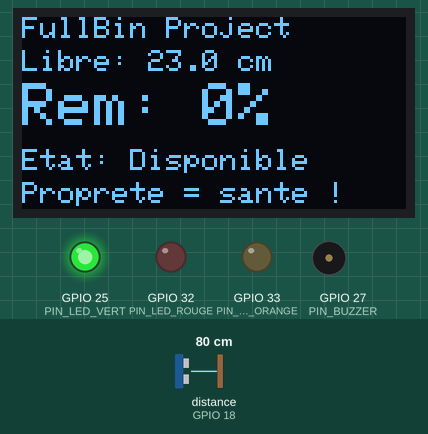
Recording of a sketch running on a simulated ESP32. On the bench: 128×64 one-colour display, output pins drawn as LEDs (lit = HIGH), buzzer (waves = sounding, pin HIGH). Wiring (inferred from the names in the program): ultrasonic range finder: trigger GPIO 4; echo GPIO 18. The test bench sets the inputs (shaded band); at power-on: distance to the obstacle (sensor on GPIO 18) 80 cm. The echo pulse lasts 58.3 µs per cm; WiFi joins after 1.5 s; servers stay silent unless stated; uploads are accepted with an empty reply; web services answer with replies made up by the test bench; pins used as bus, display or sensor lines are not drawn; what the sketch prints to the serial monitor is not drawn.

Above: at 4.7 s.
4.8 s: distance to the obstacle (sensor on GPIO 18) set to 9 cm
At 6.2 s:
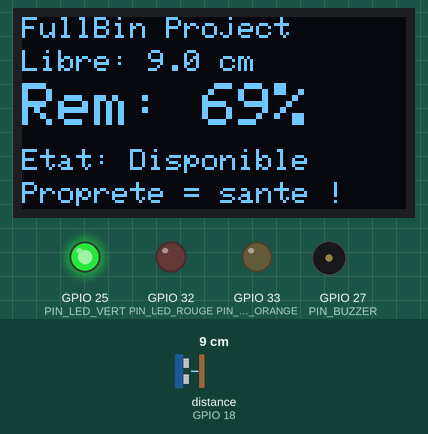
6.5 s: distance to the obstacle (sensor on GPIO 18) set to 6 cm
At 7.3 s:
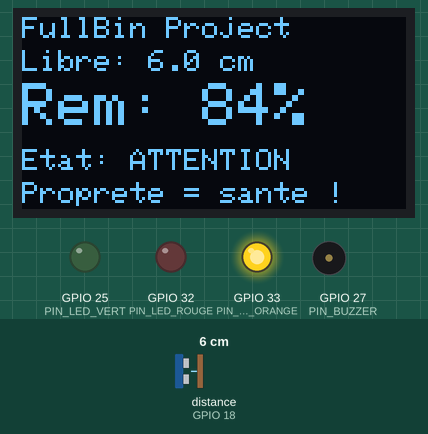
8.1 s: distance to the obstacle (sensor on GPIO 18) set to 3 cm
At 9.1 s:
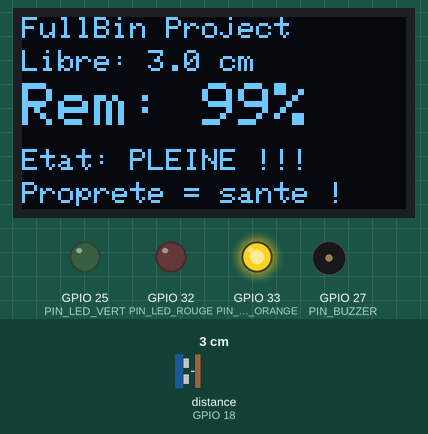
11.1 s: distance to the obstacle (sensor on GPIO 18) set to 35 cm
At 12.0 s:
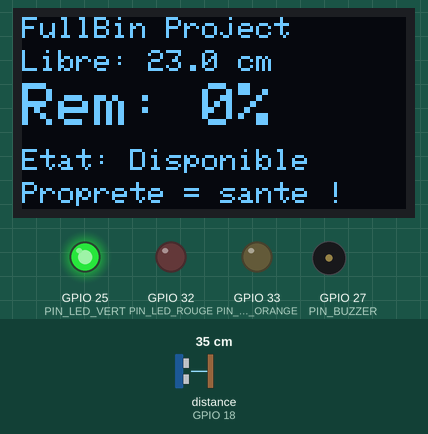
12.7 s: distance to the obstacle (sensor on GPIO 18) set to 4 cm
At 13.2 s:
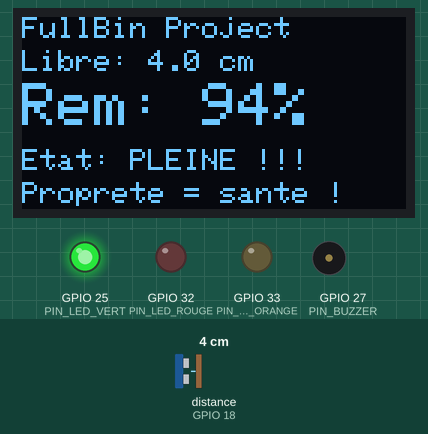
Timing chart, 0 to 16.5 s (numbered marks = the images above; inputs shaded):
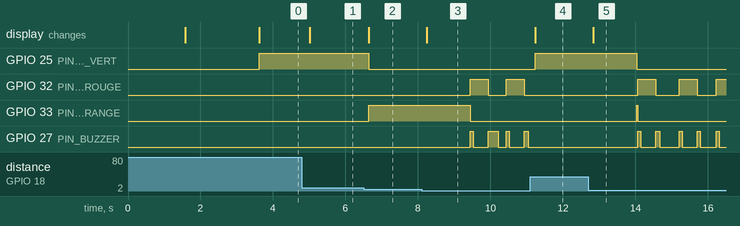

The sketch:

sketch.ino
```cpp
#include <ESPmDNS.h>

#include <Wire.h>
#include <Adafruit_GFX.h>
#include <Adafruit_SSD1306.h>
#include <WiFi.h>
#include <HTTPClient.h>
#include <ESP_Mail_Client.h>

#define PIN_TRIG        4
#define PIN_ECHO        18
#define PIN_LED_VERT    25
#define PIN_LED_ORANGE  33
#define PIN_LED_ROUGE   32
#define PIN_BUZZER      27

#define OLED_W    128
#define OLED_H     64
#define OLED_ADDR 0x3C

// Coordonnées du compte email (utilisé par tout les ESP32 à venir : SENDER)
#define GMAIL_SMTP_HOST "smtp.gmail.com"
#define GMAIL_SMTP_PORT 465
#define GMAIL_SENDER_EMAIL "sender@gmail.com"
#define GMAIL_SENDER_PASSWORD "wwww xxxx yyyy zzzz" // Mot de passe application pour la sécurité

// Coordonnées du destinataire (mon email perso mais en réalité celui du gérant)
#define EMAIL_RECIPIENT "youremail@gmail.com"

// Objet SMTP
SMTPSession smtp;

#define FIREBASE_SECRET "THE-FIRE-BASE-SECRET"

// Prototype carton : 15cm × 15cm × 23cm de hauteur
// Zone morte capteur : 3cm minimum
#define HAUTEUR_TOTALE_CM   23.0
#define DISTANCE_MIN_CM      3.0

#define SEUIL_PLEINE_MONTE    90
#define SEUIL_PLEINE_DESCENTE 85
#define SEUIL_ATTENTION_MONTE 75
#define SEUIL_ATTENTION_DESCENTE 70

#define SEUIL_PLEINE    SEUIL_PLEINE_MONTE
#define SEUIL_ATTENTION SEUIL_ATTENTION_MONTE

const char* WIFI_SSID     = "ssid-wifi";
const char* WIFI_PASSWORD = "mot-de-passse-wifi";

const char* FIREBASE_HOST = "https://votre-projet-dans-firebase000.com";

// Identifiant unique de la poubelle
const char* POUBELLE_ID   = "poubelle_01";
const char* POUBELLE_NOM  = "Poubelle nom-qartier";

// Pour le Bot Telegram
const char* BOT_TOKEN = "LE-TOKEN-DE-VOTRE-BOT";
const char* CHAT_ID   = "VOTRE-CHAT-ID";

Adafruit_SSD1306 oled(OLED_W, OLED_H, &Wire, -1);

unsigned long t_buzzer_on = 0;
bool buzzer_en_cours = false;

// Variables d'états
float g_distance = 0.0;
float g_remplissage = 0.0;
String g_etat = "Initialisation";

bool alerteEnvoyee = false;     // anti-spam Telegram
bool led_rouge_etat = false;    // clignotement LED rouge

unsigned long t_mesure = 0;
unsigned long t_firebase = 0;   // timer envoi Firebase
unsigned long t_clignotement = 0;
unsigned long t_buzzer = 0;

//   Mesure distance
float lireDistance() {
  digitalWrite(PIN_TRIG, LOW); delayMicroseconds(2);
  digitalWrite(PIN_TRIG, HIGH); delayMicroseconds(10);
  digitalWrite(PIN_TRIG, LOW);
  long duree = pulseIn(PIN_ECHO, HIGH, 12000);

  // Clampage physique pour empêcher les valeurs impossibles
  // dist > 23cm = couvercle ouvert → on considère vide
  // dist < 3cm  = main collée → on considère plein
  float dist = (duree == 0) ? HAUTEUR_TOTALE_CM : (duree / 2.0) * 0.0343;
  if (dist > HAUTEUR_TOTALE_CM) dist = HAUTEUR_TOTALE_CM;
  if (dist < DISTANCE_MIN_CM)   dist = DISTANCE_MIN_CM;

  return dist;
}

//   Calcul pourcentage
//   on met dist=23cm → 0% (vide)
float calculerPct(float dist) {
  float pct = ((HAUTEUR_TOTALE_CM - dist) / (HAUTEUR_TOTALE_CM - DISTANCE_MIN_CM)) * 100.0;
  if (pct < 0)   pct = 0;
  if (pct > 100) pct = 100;
  return pct;
}

//  Envoie firebase
void envoyerFirebase() {

  // Vérifier WiFi avant d'essayer
  if (WiFi.status() != WL_CONNECTED) {
    Serial.println("Firebase : WiFi absent");
    return;
  }

  // Construire l'URL complète
  String url = String(FIREBASE_HOST) + "/poubelles/" + POUBELLE_ID + ".json?auth=" + FIREBASE_SECRET;

  // Construire le JSON à envoyer
  // Ce JSON sera stocké dans Firebase exactement tel quel
  String json = "{";
  json += "\"nom\":\"" + String(POUBELLE_NOM) + "\",";
  json += "\"distance\":" + String(g_distance, 1) + ",";
  json += "\"remplissage\":" + String(g_remplissage, 1) + ",";
  json += "\"etat\":\"" + g_etat + "\"";
  json += "}";

  // Envoyer la requête PATCH
  HTTPClient http;
  http.begin(url);
  http.addHeader("Content-Type", "application/json");
  // PATCH = mise à jour partielle
  int code = http.PATCH(json);

  if (code > 0) Serial.print("Firebase OK : "); else Serial.print("Firebase erreur : ");
  Serial.println(code); // 200 = succès
  http.end();
}

// Envoie telegram
void envoyerTelegram() {
  if (WiFi.status() != WL_CONNECTED) return;

  // Construction du message AVANT de l'utiliser dans l'URL
  String message = "ALERTE - " + String(POUBELLE_NOM) + "\n";
  message += "Remplissage : " + String((int)g_remplissage) + "%\n";
  message += "Intervention requise!";

  // Encodage URL
  message.replace(" ", "%20");
  message.replace("\n", "%0A");

  String url = "https://api.telegram.org/bot" + String(BOT_TOKEN);
  url += "/sendMessage?chat_id=" + String(CHAT_ID);
  url += "&text=" + message;

  HTTPClient http;
  http.begin(url);
  int code = http.GET();
  Serial.println(code == 200 ? "Telegram : envoyé !" : "Telegram : erreur");
  http.end();
}

// Mise à jour des LEDs
void mettreAJourLEDs() {
  static int etat = 0;
  unsigned long now = millis();

  if (etat == 2 && g_remplissage <= SEUIL_PLEINE_DESCENTE)
    etat = 1;
  else if (etat == 1 && g_remplissage >= SEUIL_PLEINE_MONTE)
    etat = 2;
  else if (etat == 1 && g_remplissage <= SEUIL_ATTENTION_DESCENTE)
    etat = 0;
  else if (etat == 0 && g_remplissage >= SEUIL_ATTENTION_MONTE)
    etat = 1;

  switch (etat) {
    case 0:
      digitalWrite(PIN_LED_VERT, HIGH);
      digitalWrite(PIN_LED_ORANGE, LOW);
      digitalWrite(PIN_LED_ROUGE, LOW);
      digitalWrite(PIN_BUZZER, LOW);
      buzzer_en_cours = false;
      break;
    case 1:
      digitalWrite(PIN_LED_VERT, LOW);
      digitalWrite(PIN_LED_ORANGE, HIGH);
      digitalWrite(PIN_LED_ROUGE, LOW);
      digitalWrite(PIN_BUZZER, LOW);
      buzzer_en_cours = false;
      break;
    case 2:
      digitalWrite(PIN_LED_VERT, LOW);
      digitalWrite(PIN_LED_ORANGE, LOW);
      if (now - t_clignotement >= 500) {
        led_rouge_etat = !led_rouge_etat;
        digitalWrite(PIN_LED_ROUGE, led_rouge_etat);
        t_clignotement = now;
      }
      if (!buzzer_en_cours && (now - t_buzzer >= 500)) {
        digitalWrite(PIN_BUZZER, HIGH);
        buzzer_en_cours = true;
        t_buzzer_on = now;
        t_buzzer = now;
      } else if (buzzer_en_cours && (now - t_buzzer_on >= 80)) {
        digitalWrite(PIN_BUZZER, LOW);
        buzzer_en_cours = false;
      }
      break;
  }
}

// Affichage sur l'OLED
void afficherOLED() {
  oled.clearDisplay();
  oled.setTextColor(SSD1306_WHITE);
  oled.setTextSize(1);
  oled.setCursor(0, 0); oled.println("FullBin Project");
  oled.setCursor(0, 11); oled.print("Libre: "); oled.print(g_distance, 1); oled.println(" cm");
  oled.setTextSize(2);
  oled.setCursor(0, 22); oled.print("Rem: "); oled.print((int)g_remplissage); oled.println("%");
  oled.setTextSize(1);
  oled.setCursor(0, 44); oled.print("Etat: "); oled.println(g_etat);
  oled.setCursor(0, 55); oled.println("Proprete = sante !");
  oled.display();
}

// Affiche le statut de l'email
void smtpCallback(SMTP_Status status) {
  Serial.println(status.info());
}

// Envoie email au gérant
void envoyerEmail(float remplissage, float distance) {
  if (WiFi.status() != WL_CONNECTED) return;

  // Configuration de la session SMTP
  Session_Config config;
  config.server.host_name = GMAIL_SMTP_HOST;
  config.server.port = GMAIL_SMTP_PORT;
  config.login.email = GMAIL_SENDER_EMAIL;
  config.login.password = GMAIL_SENDER_PASSWORD;

  // Configuration du fuseau horaire (Madagascar UTC+3)
  config.time.ntp_server = "pool.ntp.org";
  config.time.gmt_offset = 3;

  // Construction du message
  SMTP_Message message;
  message.sender.name = "Système Poubelle Smart";
  message.sender.email = GMAIL_SENDER_EMAIL;
  message.subject = "ALERTE - Poubelle pleine";
  message.addRecipient("Gestionnaire", EMAIL_RECIPIENT);

  // Corps de l'email : vous pouvez le modifier selon le type d'email que vous voulez recevoir.
  String corps = "OBJET : ALERTE – NIVEAU DE REMPLISSAGE CRITIQUE\n\n";
  corps += "Bonjour,\n\n";
  corps += "Le système de surveillance de la poubelle intelligente « " + String(POUBELLE_NOM) + " » a détecté un dépassement du seuil d’alerte.\n\n";
  corps += "État actuel :\n";
  corps += "   • Taux de remplissage : " + String(remplissage, 1) + " %\n";
  corps += "   • Hauteur libre restante : " + String(distance, 1) + " cm\n";
  corps += "   • Seuil critique : 90 %\n\n";
  corps += "Action requise :\n";
  corps += "   Intervention nécessaire pour la collecte.\n\n";
  corps += "Respectueusement,\n";
  corps += "Système IoT – Projet gestion de déchets\n---\n";

  message.text.content = corps.c_str();
  message.priority = esp_mail_smtp_priority::esp_mail_smtp_priority_high;

  // Envoi
  if (!smtp.connect(&config)) { Serial.println("Erreur SMTP"); return; }
  if (!MailClient.sendMail(&smtp, &message)) Serial.println("Erreur envoi email");
  else Serial.println("Email envoyé !");
  smtp.closeSession();
}

void setup() {
  Serial.begin(115200);
  smtp.debug(1);            // Active les logs SMTP (0 = silence)
  smtp.callback(smtpCallback);

  pinMode(PIN_TRIG, OUTPUT);
  pinMode(PIN_ECHO, INPUT);
  pinMode(PIN_LED_VERT, OUTPUT);
  pinMode(PIN_LED_ORANGE, OUTPUT);
  pinMode(PIN_LED_ROUGE, OUTPUT);
  pinMode(PIN_BUZZER, OUTPUT);
  digitalWrite(PIN_TRIG, LOW);
  digitalWrite(PIN_LED_VERT, LOW);
  digitalWrite(PIN_LED_ORANGE, LOW);
  digitalWrite(PIN_LED_ROUGE, LOW);
  digitalWrite(PIN_BUZZER, LOW);

  // OLED
  if (!oled.begin(SSD1306_SWITCHCAPVCC, OLED_ADDR)) {
    Serial.println("OLED introuvable !");
    while (true);
  }
  oled.clearDisplay();
  oled.setTextSize(1); oled.setTextColor(SSD1306_WHITE);
  oled.setCursor(0, 0); oled.println("FullBin");
  oled.setCursor(0, 14); oled.println("Connexion WiFi...");
  oled.display();

  // WiFi
  WiFi.begin(WIFI_SSID, WIFI_PASSWORD);
  int t = 0;
  while (WiFi.status() != WL_CONNECTED && t < 20) {
    delay(500); Serial.print("."); t++;
  }
  if (WiFi.status() == WL_CONNECTED) {
    Serial.println("\nWiFi OK : " + WiFi.localIP().toString());
    oled.clearDisplay();
    oled.setCursor(0, 0); oled.println("WiFi OK !");
    oled.setCursor(0, 14); oled.println(WiFi.localIP().toString());
    oled.display();
    delay(2000);
  }
  Serial.println("Systeme pret.");
}

void loop() {
  unsigned long now = millis();

  // Mesure toutes les 800ms
  if (now - t_mesure >= 200) {
    t_mesure = now;
    g_distance = lireDistance();
    g_remplissage = calculerPct(g_distance);

    if (g_remplissage >= SEUIL_PLEINE)    g_etat = "PLEINE !!!";
    else if (g_remplissage >= SEUIL_ATTENTION) g_etat = "ATTENTION";
    else                                 g_etat = "Disponible";

    afficherOLED();
    Serial.print("dist="); Serial.print(g_distance, 1);
    Serial.print(" rem="); Serial.print(g_remplissage, 1);
    Serial.print("% etat="); Serial.println(g_etat);

    // Alerte Telegram et Email, une seule fois par remplissage
    if (g_remplissage >= SEUIL_PLEINE && !alerteEnvoyee) {
      envoyerTelegram();
      envoyerEmail(g_remplissage, g_distance);
      alerteEnvoyee = true;
    }
    if (g_remplissage < SEUIL_ATTENTION) {
      alerteEnvoyee = false;
    }
  }

  // Envoi Firebase toutes les 5 secondes : vous pouvez le modifier aussi selon vos besoins
  if (now - t_firebase >= 5000) {
    t_firebase = now;
    envoyerFirebase();
  }

  mettreAJourLEDs();
}
```

Measured:
- the behaviour switches between 8 and 7 cm on distance to the obstacle (sensor on GPIO 18) (found by bisection; images 1 and 2)
- the behaviour switches between 5 and 4 cm on distance to the obstacle (sensor on GPIO 18) (found by bisection; images 2 and 3)
- after the input at 4.8 s, the display: changes after 0.21 s (image 1)
- after the input at 6.5 s, GPIO 25 (PIN_LED_VERT): HIGH → LOW after 0.14 s; GPIO 33 (PIN_LED_ORANGE): LOW → HIGH after 0.14 s; the display: changes after 0.14 s (image 2)
- after the input at 8.1 s, GPIO 32 (PIN_LED_ROUGE): alternates HIGH for 0.50 s and LOW for 0.50 s, starting after 1.3 s; GPIO 33 (PIN_LED_ORANGE): HIGH → LOW after 1.3 s; the display: changes after 0.14 s (image 3)
- after the input at 11.1 s, GPIO 25 (PIN_LED_VERT): LOW → HIGH after 0.14 s; GPIO 32 (PIN_LED_ROUGE): stays LOW (without the input it goes to HIGH after 0.34 s); GPIO 27 (PIN_BUZZER): stops changing and stays LOW; the display: changes after 0.14 s (image 4)
- after the input at 12.7 s, GPIO 25 (PIN_LED_VERT): HIGH → LOW after 1.3 s; GPIO 32 (PIN_LED_ROUGE): alternates HIGH for 0.50 s and LOW for 0.59 s, starting after 1.4 s; GPIO 33 (PIN_LED_ORANGE): LOW → HIGH after 1.3 s, → LOW 0.03 s later; the display: changes after 0.14 s (image 5)
